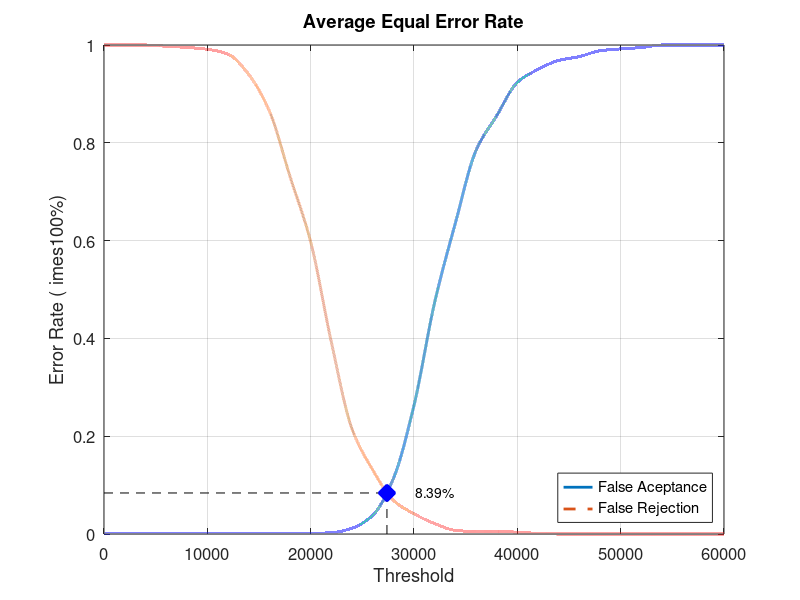
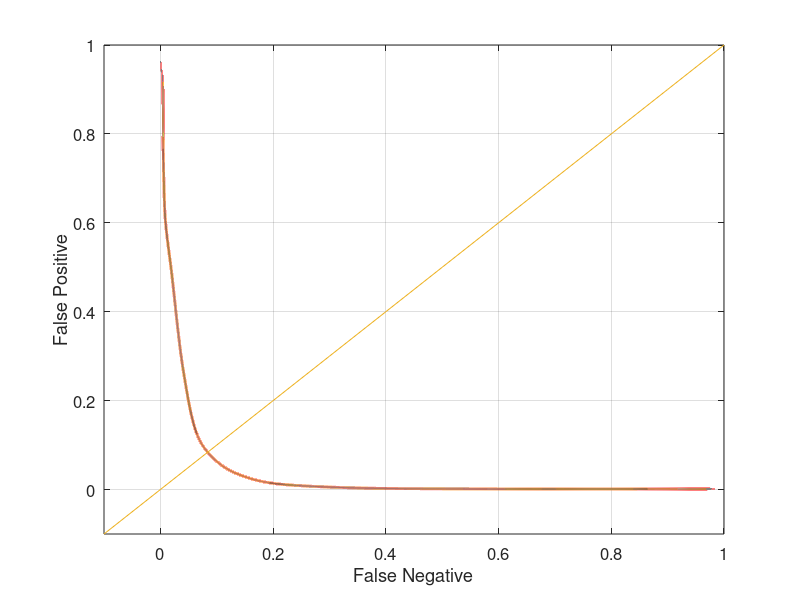

MATLAB code for these plots, in order:
close all;
clear;
clc;
x = 0:2000:60000;
xq = 0:0.5:60000;

y0 = [0 0.00131579 0.00131579 0.00131579 0.00131579 0.00131579 0.00131579 0.00131579 0.00131579 0.00131579 0.00131579 0.00263158 0.0118421 0.0381579 0.113158 0.263158 0.473684 0.635526 0.784211 0.855263 0.923684 0.95 0.968421 0.976316 0.988158 0.992105 0.994737 1 1 1 1]
yy0 = interp1(x, y0, xq, 'pchip');
y1 = [1 1 1 0.9975 0.995 0.99125 0.98125 0.94 0.865 0.73125 0.5975 0.3925 0.215 0.13125 0.06875 0.04125 0.02125 0.0075 0.005 0.005 0.00375 0.00125 0 0 0 0 0 0 0 0 0]
yy1 = interp1(x, y1, xq, 'pchip');

% Calculating EER: 
y2 = abs(y0 - y1);
find(y2 == min(y2))
yy2 = abs(yy0 - yy1);
xEER = find(yy2 == min(yy2));
xEERIndex = xq(xEER) % X-axis EER
yEER = yy0(xEER) % Y-axis EER

main = figure
plot(xq, yy0,'-','LineWidth', 2);	hold on
plot(xq, yy1,'--','LineWidth', 2);	hold on
plot([xEERIndex xEERIndex], [0 yEER], 'k--');	hold on
plot([0 xEERIndex], [yEER yEER], 'k--');	hold on
plot(xEERIndex, yEER, 'bx', 'LineWidth', 10);	hold on
text(xEERIndex + 10 * xEERIndex / 100, yEER, [num2str(round((10000 * yEER)) / 100) '%'])
legend('False Aceptance', 'False Rejection', 'Location', 'SouthEast')
xlabel('Threshold')
ylabel('Error Rate (	imes100%)')
title('Average Equal Error Rate')
set(gca, 'FontSize', 12)
axis([0 60000 0 1])
grid on

print(main, 'Experiment3AverageMain', '-dpng');
FNRxFPR = figure('Color', [1 1 1]);
plot(yy1, yy0, '-', yy1, yy0, 'LineWidth', 2);
hold on
y = -0.1:0.1:1
plot(y, y); 
set(gca, 'FontSize', 12)
xlabel('False Negative')
ylabel('False Positive')
axis([-0.1 1 -0.1 1])
set(gca, 'FontSize', 12)
grid on

print(FNRxFPR, 'Experiment3AverageFNRxFPR','-dpng');
